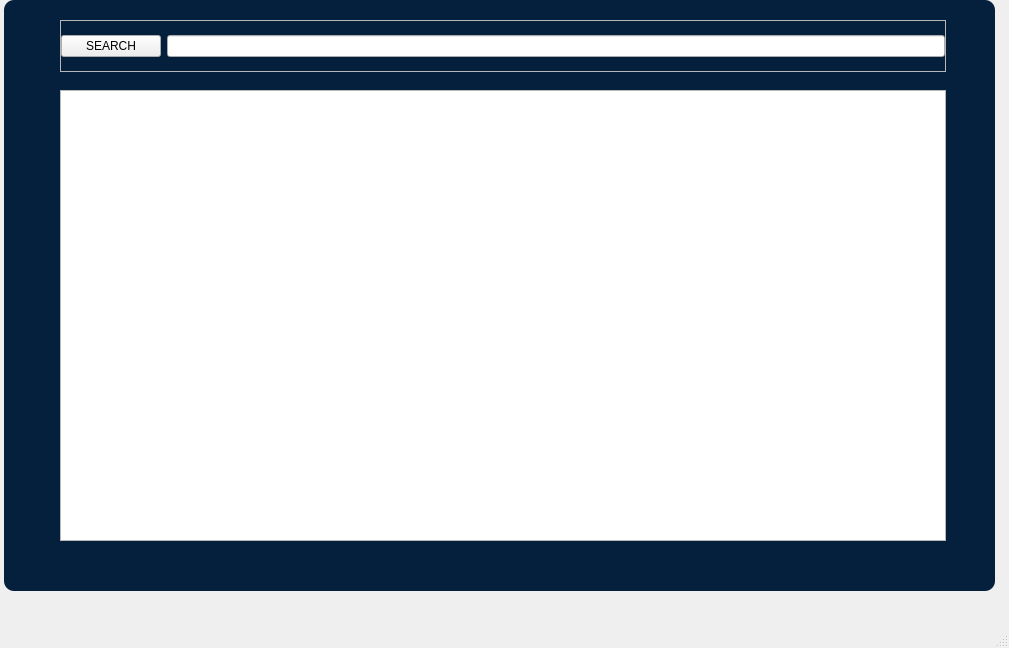
<?xml version="1.0" encoding="UTF-8"?>
<ui version="4.0">
 <class>MainWindow</class>
 <widget class="QMainWindow" name="MainWindow">
  <property name="geometry">
   <rect>
    <x>0</x>
    <y>0</y>
    <width>1009</width>
    <height>648</height>
   </rect>
  </property>
  <property name="windowTitle">
   <string>MainWindow</string>
  </property>
  <widget class="QWidget" name="centralwidget">
   <widget class="QLabel" name="label">
    <property name="geometry">
     <rect>
      <x>4</x>
      <y>0</y>
      <width>991</width>
      <height>591</height>
     </rect>
    </property>
    <property name="styleSheet">
     <string notr="true">background-color: #05203C;
border-radius : 10px;</string>
    </property>
    <property name="text">
     <string/>
    </property>
    <property name="scaledContents">
     <bool>true</bool>
    </property>
   </widget>
   <widget class="QListWidget" name="animeList">
    <property name="geometry">
     <rect>
      <x>60</x>
      <y>90</y>
      <width>886</width>
      <height>451</height>
     </rect>
    </property>
   </widget>
   <widget class="QFrame" name="CRUDMenu">
    <property name="geometry">
     <rect>
      <x>60</x>
      <y>20</y>
      <width>886</width>
      <height>52</height>
     </rect>
    </property>
    <property name="frameShape">
     <enum>QFrame::StyledPanel</enum>
    </property>
    <property name="frameShadow">
     <enum>QFrame::Raised</enum>
    </property>
    <layout class="QHBoxLayout" name="horizontalLayout_6">
     <property name="leftMargin">
      <number>0</number>
     </property>
     <property name="rightMargin">
      <number>0</number>
     </property>
     <item>
      <widget class="QPushButton" name="searchAnime">
       <property name="minimumSize">
        <size>
         <width>100</width>
         <height>0</height>
        </size>
       </property>
       <property name="text">
        <string>SEARCH</string>
       </property>
      </widget>
     </item>
     <item>
      <widget class="QLineEdit" name="inputAnime"/>
     </item>
    </layout>
   </widget>
  </widget>
  <widget class="QMenuBar" name="menubar">
   <property name="geometry">
    <rect>
     <x>0</x>
     <y>0</y>
     <width>1009</width>
     <height>26</height>
    </rect>
   </property>
  </widget>
  <widget class="QStatusBar" name="statusbar"/>
 </widget>
 <resources/>
 <connections/>
</ui>
